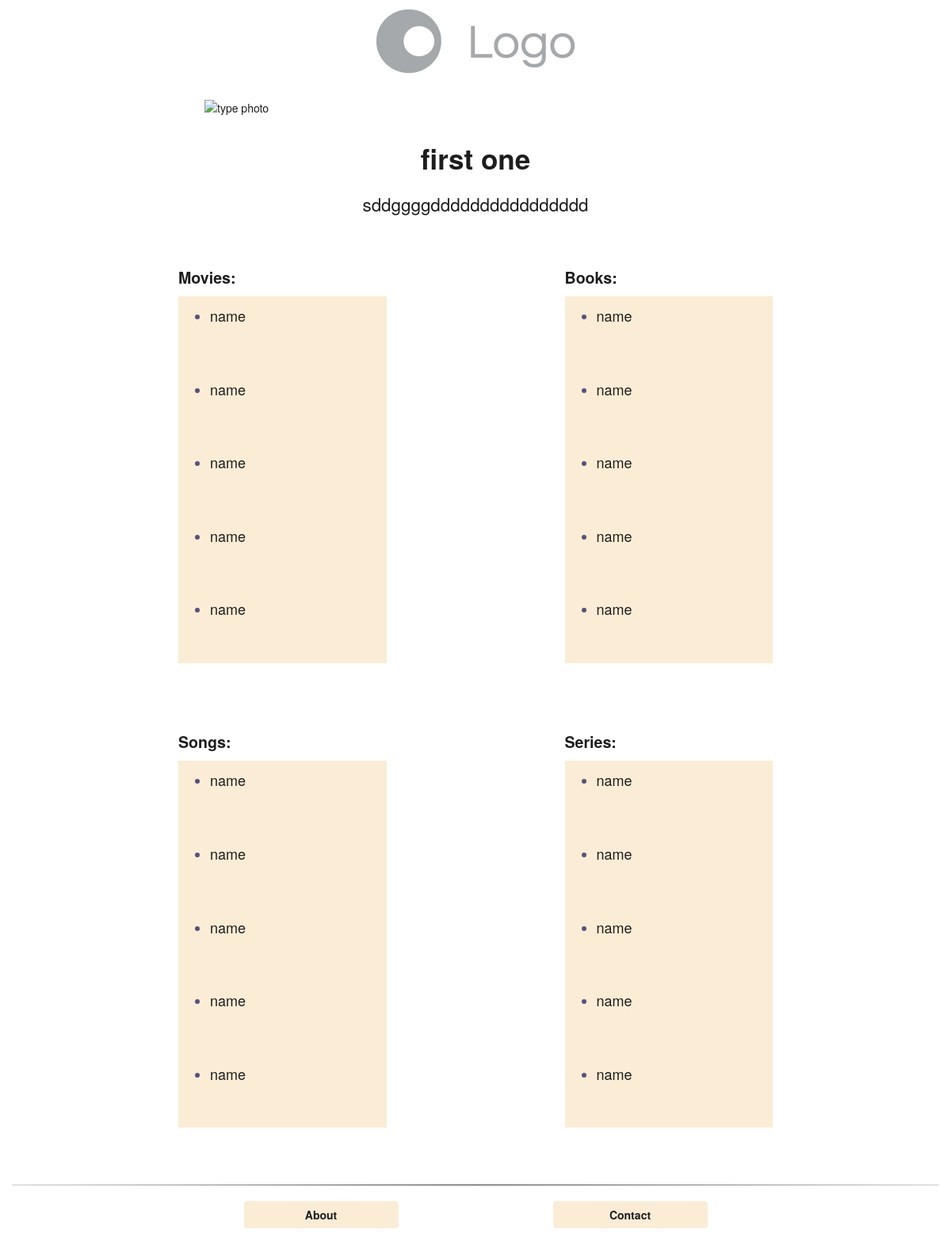
Page /1/ on the earlier database version.
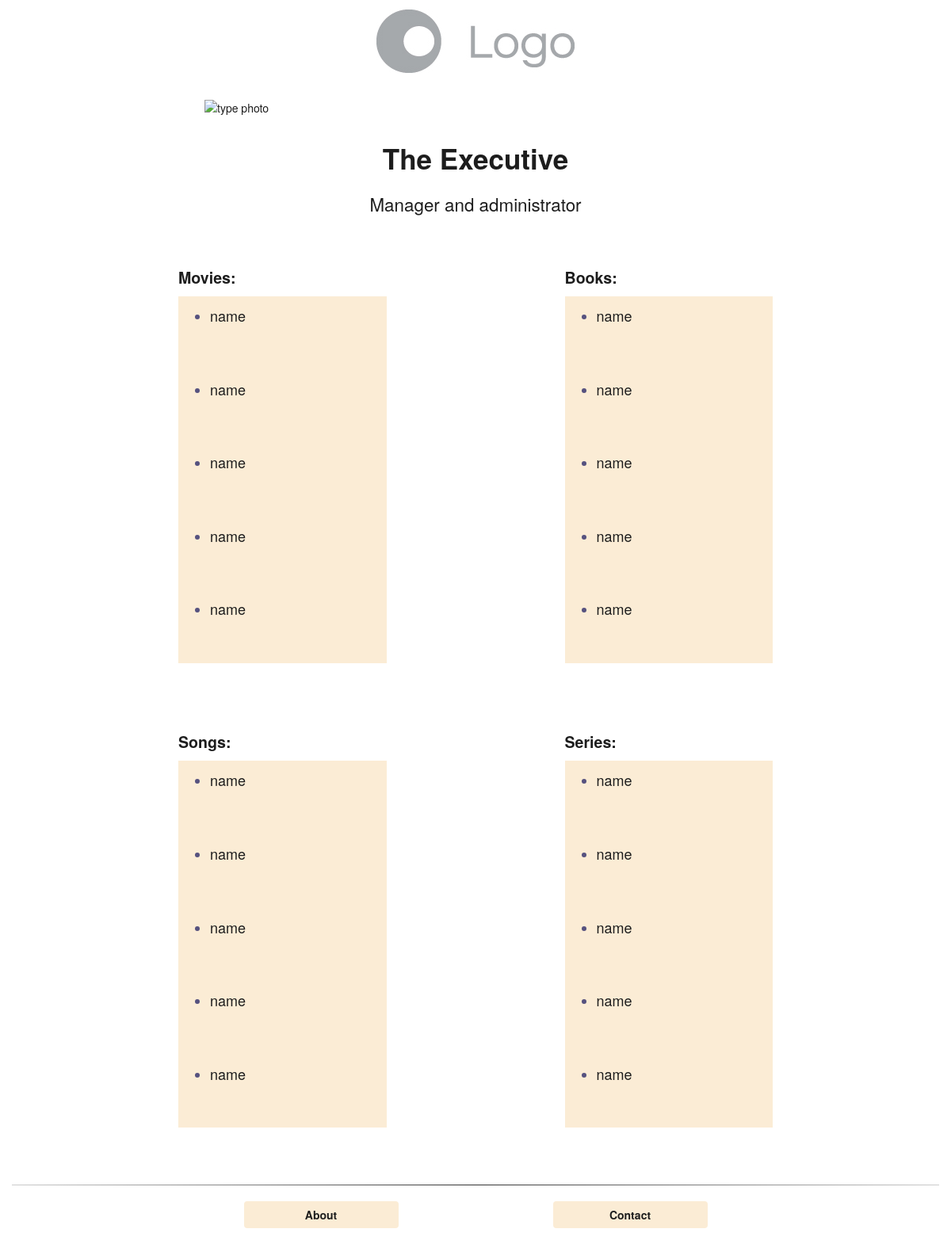
Same page on the later database version.
### general/models.py (models this page shows, shortened)
class Result(models.Model):
	title = models.CharField(max_length=140)  #the name of their personality e.g. Arhitect
	description = models.TextField() #short description of their personality and what kind of content they like
	typeImg = models.URLField(blank=True, null=True, default="https://openclipart.org/image/2400px/svg_to_png/250864/Chess-Pieces-Lineup.png")
	movies_name1 = models.CharField(max_length=160, default="name")  #name of the movie/book/song/tv-show
	movies_link1 = models.URLField(default="https://www.amazon.com")      #our affiliate link to that movie/book/song/tv-show on Amazon,iTunes, etc...
	movies_imdb1 = models.URLField(default="https://imdb.com")
	movies_trailer1 = models.URLField(default="https://youtube.com")
	movies_name2 = models.CharField(max_length=160, default="name")
	movies_link2 = models.URLField(default="https://www.amazon.com")
	movies_imdb2 = models.URLField(default="https://imdb.com")
	movies_trailer2 = models.URLField(default="https://youtube.com")
	movies_name3 = models.CharField(max_length=160, default="name")
	movies_link3 = models.URLField(default="https://www.amazon.com")
	movies_imdb3 = models.URLField(default="https://imdb.com")
	movies_trailer3 = models.URLField(default="https://youtube.com")
	movies_name4 = models.CharField(max_length=160, default="name")
	movies_link4 = models.URLField(default="https://www.amazon.com")
	movies_imdb4 = models.URLField(default="https://imdb.com")
	movies_trailer4 = models.URLField(default="https://youtube.com")
	movies_name5 = models.CharField(max_length=160, default="name")
	movies_link5 = models.URLField(default="https://www.amazon.com")
	movies_imdb5 = models.URLField(default="https://imdb.com")
	movies_trailer5 = models.URLField(default="https://youtube.com")
	books_name1 = models.CharField(max_length=160, default="name")
	books_link1 = models.URLField(default="https://www.amazon.com")
	books_wiki1 = models.URLField(default="https://wikipedia.com")
	books_audible1 = models.URLField(default="http://www.audible.com")
	books_name2 = models.CharField(max_length=160, default="name")
	books_link2 = models.URLField(default="https://www.amazon.com")
	books_wiki2 = models.URLField(default="https://wikipedia.com")
	books_audible2 = models.URLField(default="http://www.audible.com")
	books_name3 = models.CharField(max_length=160, default="name")
	books_link3 = models.URLField(default="https://www.amazon.com")
	books_wiki3 = models.URLField(default="https://wikipedia.com")
	books_audible3 = models.URLField(default="http://www.audible.com")
	books_name4 = models.CharField(max_length=160, default="name")
	books_link4 = models.URLField(default="https://www.amazon.com")
	books_wiki4 = models.URLField(default="https://wikipedia.com")
	books_audible4 = models.URLField(default="http://www.audible.com")
	books_name5 = models.CharField(max_length=160, default="name")
	books_link5 = models.URLField(default="https://www.amazon.com")
	books_wiki5 = models.URLField(default="https://wikipedia.com")
	books_audible5 = models.URLField(default="http://www.audible.com")
	songs_name1 = models.CharField(max_length=160, default="name")
	songs_link1 = models.URLField(default="https://www.amazon.com")
	songs_wiki1 = models.URLField(default="https://wikipedia.com")
	songs_youtube1 = models.URLField(default="https://youtube.com")
	songs_name2 = models.CharField(max_length=160, default="name")
	songs_link2 = models.URLField(default="https://www.amazon.com")
	songs_wiki2 = models.URLField(default="https://wikipedia.com")
	songs_youtube2 = models.URLField(default="https://youtube.com")
	songs_name3 = models.CharField(max_length=160, default="name")
	songs_link3 = models.URLField(default="https://www.amazon.com")
	songs_wiki3 = models.URLField(default="https://wikipedia.com")
	songs_youtube3 = models.URLField(default="https://youtube.com")
	songs_name4 = models.CharField(max_length=160, default="name")
	songs_link4 = models.URLField(default="https://www.amazon.com")
	songs_wiki4 = models.URLField(default="https://wikipedia.com")
	songs_youtube4 = models.URLField(default="https://youtube.com")
	songs_name5 = models.CharField(max_length=160, default="name")
	songs_link5 = models.URLField(default="https://www.amazon.com")
	songs_wiki5 = models.URLField(default="https://wikipedia.com")
	songs_youtube5 = models.URLField(default="https://youtube.com")
	series_name1 = models.CharField(max_length=160, default="name")
	series_link1 = models.URLField(default="https://www.amazon.com")
	series_imdb1 = models.URLField(default="https://imdb.com")
	series_trailer1 = models.URLField(default="https://youtube.com")
	series_name2 = models.CharField(max_length=160, default="name")
	series_link2 = models.URLField(default="https://www.amazon.com")
	series_imdb2 = models.URLField(default="https://imdb.com")
	series_trailer2 = models.URLField(default="https://youtube.com")
	series_name3 = models.CharField(max_length=160, default="name")
	series_link3 = models.URLField(default="https://www.amazon.com")
	series_imdb3 = models.URLField(default="https://imdb.com")
	series_trailer3 = models.URLField(default="https://youtube.com")
	series_name4 = models.CharField(max_length=160, default="name")
	series_link4 = models.URLField(default="https://www.amazon.com")
	series_imdb4 = models.URLField(default="https://imdb.com")
	series_trailer4 = models.URLField(default="https://youtube.com")
	series_name5 = models.CharField(max_length=160, default="name")
	series_link5 = models.URLField(default="https://www.amazon.com")
	series_imdb5 = models.URLField(default="https://imdb.com")
	series_trailer5 = models.URLField(default="https://youtube.com")

### general/views.py (the view)
# urls.py: url(r'^(?P<id>\d+)/$', views.result, name='result'), #result url, uses result's pk as a slug
def result(request, id):        #result page view, renders result.html --needs to serve info from the model to the html file, result logic goes in here(?)
	res = get_object_or_404(Result, pk=id)
	return render(request, 'general/result.html', {
         'res' : res, })

### general/templates/general/result.html (shortened to what this page needs)
{% extends 'general/default.html' %}
{% block content %}
	{% load staticfiles %}
	<div class="container">
		<img id="typeIMG" src={{ res.typeImg }} class="responsive-img center-block" alt="type photo" style="max-width:60%">
		<div class="row">
			<h2 id="title1" class="col-xs-8 col-xs-offset-2 col-sm-6 col-sm-offset-3 col-md-4 col-md-offset-4" > {{ res.title }} </h2>
		</div>
		<div class="row">
			<p id="desc" class="col-xs-8 col-xs-offset-2 col-sm-6 col-sm-offset-3 col-md-4 col-md-offset-4"> {{ res.description }} </p>
		</div>
		<div class="row" id="row1">
			<ul style="list-style-type:none" class="col-xs-10 col-xs-offset-1 col-sm-3 col-sm-offset-3 col-md-3 col-md-offset-2">
				<li style="list-style-type:none"><p class="typeName">Movies:</p>
					<ul class="listItems">
						<li id="item1">
							<p>{{ res.movies_name1 }}</p>
							</li>
						<li id="item2" >
							<p>{{ res.movies_name2 }}</p>
						</li>
						<li id="item3" >
							<p>{{ res.movies_name3 }}</p>
						</li>
						<li id="item4" >
							<p>{{ res.movies_name4 }}</p>
						</li>
						<li id="item5" >
							<p>{{ res.movies_name5 }}</p>
						</li>
					</ul>
				</li>
			</ul>
			<ul style="list-style-type:none" class="col-xs-10 col-xs-offset-1 col-sm-3 col-sm-offset-1 col-md-3 col-md-offset-2">
				<li style="list-style-type:none"><p class="typeName">Books:</p>
					<ul class="listItems">
						<li id="item6"><p>{{ res.books_name1 }}</p>
						</li>
						<li id="item7"><p>{{ res.books_name2 }}</p>
						</li>
						<li id="item8"><p>{{ res.books_name3 }}</p>
						</li>
						<li id="item9"><p>{{ res.books_name4 }}</p>
						</li>
						<li id="item10"><p>{{ res.books_name5 }}</p>
						</li>
					</ul>
				</li>
			</ul>
		</div>
		<div class="row" id="row2">
			<ul style="list-style-type:none" class="col-xs-10 col-xs-offset-1 col-sm-3 col-sm-offset-3 col-md-3 col-md-offset-2">
				<li style="list-style-type:none"><p class="typeName">Songs:</p>
					<ul class="listItems">
						<li id="item11"><p>{{ res.songs_name1 }}</p>
						</li>
						<li id="item12"><p>{{ res.songs_name2 }}</p>
						</li>
						<li id="item13"><p>{{ res.songs_name3 }}</p>
						</li>
						<li id="item14"><p>{{ res.songs_name4 }}</p>
						</li>
						<li id="item15"><p>{{ res.songs_name5 }}</p>
						</li>
					</ul>
				</li>
			</ul>
			<ul style="list-style-type:none" class="col-xs-10 col-xs-offset-1 col-sm-3 col-sm-offset-1 col-md-3 col-md-offset-2">
				<li style="list-style-type:none"><p class="typeName">Series:</p>
					<ul class="listItems">
						<li id="item16"><p>{{ res.series_name1 }}</p>
						</li>
						<li id="item17"><p>{{ res.series_name2 }}</p>
						</li>
						<li id="item18"><p>{{ res.series_name3 }}</p>
						</li>
						<li id="item19"><p>{{ res.series_name4 }}</p>
						</li>
						<li id="item20"><p>{{ res.series_name5 }}</p>
						</li>
					</ul>
				</li>
			</ul>
		</div>
	</div>
{% endblock %}

### general/templates/general/default.html (shortened to what this page needs)
<!DOCTYPE html>
<html lang="eng">
<head>
	{% load staticfiles %}
	<link rel="stylesheet" href="{% static 'general/css/bootstrap.css' %}" type = "text/css"/>
	<link rel="stylesheet" href="{% static 'general/css/custom.css' %}" type = "text/css"/>
</head>
<body>
	<a href="{% url 'index' %}"><img id="logo" src="{% static 'general/img/logo-placeholder.jpg' %}" class="responsive-img center-block" alt="logo"></a>
	<div>
		{% block content %}
		{% endblock %}
	</div>
	<div class="push"></div>
 	<footer class="footer container">
  		<div class="row">
  		<hr id="footHR">
  		</div>
  		<div id="footWrap" class="row text-center">
  			<button onclick="location.href='{% url 'about' %}'" class="footBut btn  col-xs-4 col-xs-offset-1 col-sm-2 col-sm-offset-3 col-md-2 col-md-offset-3">About</button>
  			 <button onclick="location.href='{% url 'contact' %}'" class="footBut btn  col-xs-4 col-xs-offset-2 col-sm-2 col-sm-offset-2 col-md-2 col-md-offset-2">Contact</button>
  		</div>
 	</footer>
</body>

### general/static/general/css/custom.css (style rules this page uses)
#logo { margin-top: 1%; }
#typeIMG { margin-top: 3%; max-height: 150px; }
#title1 { margin-top: 3%; text-align: center; font-size: 250%; font-weight: bold; }
.listItems li { color: #56527F; list-style-type: disc; font-size: 120%; }
.listItems li p { font-size: 18px; color: #1d1d1d; }
ul .listItems { background-color: #FBECD5; }
#desc { margin-top: 1%; text-align: center; font-size: 160%; }
@media (min-width:768px) { #row1 { margin-top: 3%; } }
@media (min-width:768px) { #row2 { margin-top: 5%; } }
.listItems { line-height: 350%; }
.typeName { margin-top: 7%; font-weight: bold; font-size: 140%; color: #1d1d1d; }
html { height: 100%; }
body { min-height: 100%; display: flex; flex-direction: column; color: #1d1d1d; }
.push { flex: 1; }
#footHR { max-width: 100%; border: 0; height: 1px; background: #333; background-image: linear-gradient(to right, #ccc, #333, #ccc); margin-top: 5%; }
#footWrap { margin-bottom: 2%; }
.footBut { background-color: #FBECD5; color: #1d1d1d; font-weight: bold; }
html,body { height:100.1%; }

Differences in the rows shown:
changed Result "name": title "first one" → "The Executive"; description "sddggggdddddddddddddddd" → "Manager and administrator"
